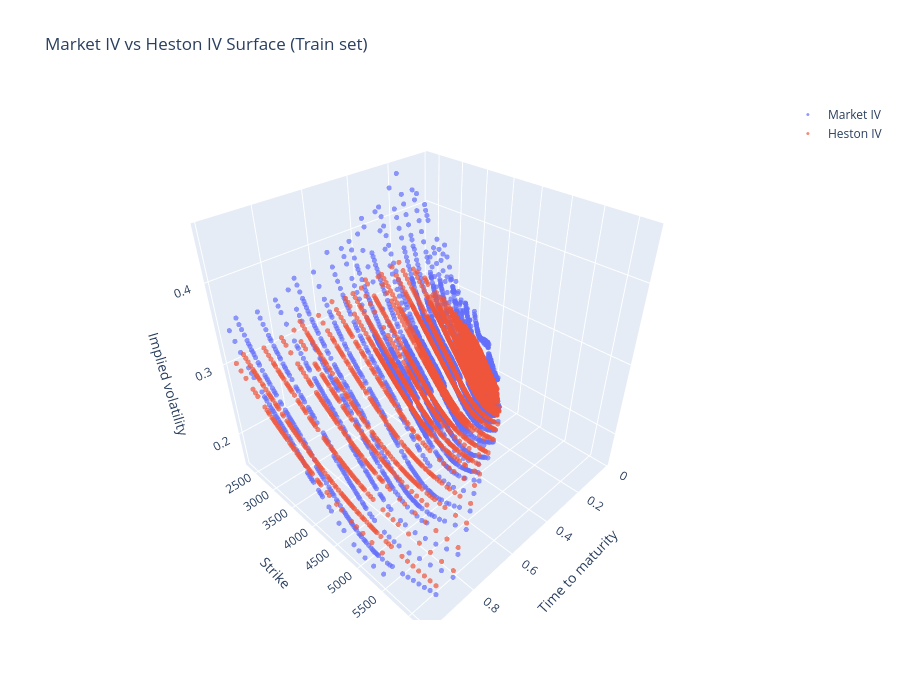

Here is the notebook cell this chart was saved with:
### Code cell
# ============================================================
# 16. 3D IV surface: market IV and Heston IV
# ============================================================

surface_df = train_result.copy()

x = surface_df["tau"].to_numpy(float)
y = surface_df["strike"].to_numpy(float)
z = surface_df["market_iv_from_mid"].to_numpy(float)
z_heston = surface_df["heston_iv"].to_numpy(float)

# Grid
tau_grid = np.linspace(x.min(), x.max(), 60)
strike_grid = np.linspace(y.min(), y.max(), 80)
tau_mesh, strike_mesh = np.meshgrid(tau_grid, strike_grid)

market_IV_grid = griddata(points=(x, y), values=z, xi=(tau_mesh, strike_mesh), method="linear")
heston_IV_grid = griddata(points=(x, y), values=z_heston, xi=(tau_mesh, strike_mesh), method="linear")

fig = go.Figure()
# fig.add_trace(go.Surface(
#     x=tau_mesh, y=strike_mesh, z=market_IV_grid,
#     colorscale="Viridis", opacity=0.8))
fig.add_trace(go.Scatter3d(
    x=surface_df["tau"], y=surface_df["strike"], z=surface_df["market_iv_from_mid"],
    mode="markers", name="Market IV", marker=dict(size=3, opacity=0.7)))
fig.add_trace(go.Scatter3d(
    x=surface_df["tau"], y=surface_df["strike"], z=surface_df["heston_iv"],
    mode="markers", name="Heston IV", marker=dict(size=3, opacity=0.7)))
# fig.add_trace(go.Surface(
#     x=tau_mesh, y=strike_mesh, z=heston_IV_grid,
#     colorscale="Cividis", opacity=0.8))
fig.update_layout(
    title="Market IV vs Heston IV Surface (Train set)",
    scene=dict(xaxis_title="Time to maturity", yaxis_title="Strike", zaxis_title="Implied volatility"),
    width=900, height=700)
fig.show()

### Figure 1 — Plotly figure (JSON) as saved in the notebook; plotly's stock layout.template omitted (floating-point values rounded to 4 significant figures; data arrays with more than 128 entries replaced by an {"elided": "..."} marker saying what was removed)
{"data": [{"marker": {"opacity": 0.7, "size": 3}, "mode": "markers", "name": "Market IV", "type": "scatter3d", "x": {"elided": "3939 float values"}, "y": {"elided": "3939 float values"}, "z": {"elided": "3939 float values"}}, {"marker": {"opacity": 0.7, "size": 3}, "mode": "markers", "name": "Heston IV", "type": "scatter3d", "x": {"elided": "3939 float values"}, "y": {"elided": "3939 float values"}, "z": {"elided": "3939 float values"}}], "layout": {"height": 700, "scene": {"xaxis": {"title": {"text": "Time to maturity"}}, "yaxis": {"title": {"text": "Strike"}}, "zaxis": {"title": {"text": "Implied volatility"}}}, "title": {"text": "Market IV vs Heston IV Surface (Train set)"}, "width": 900}}
